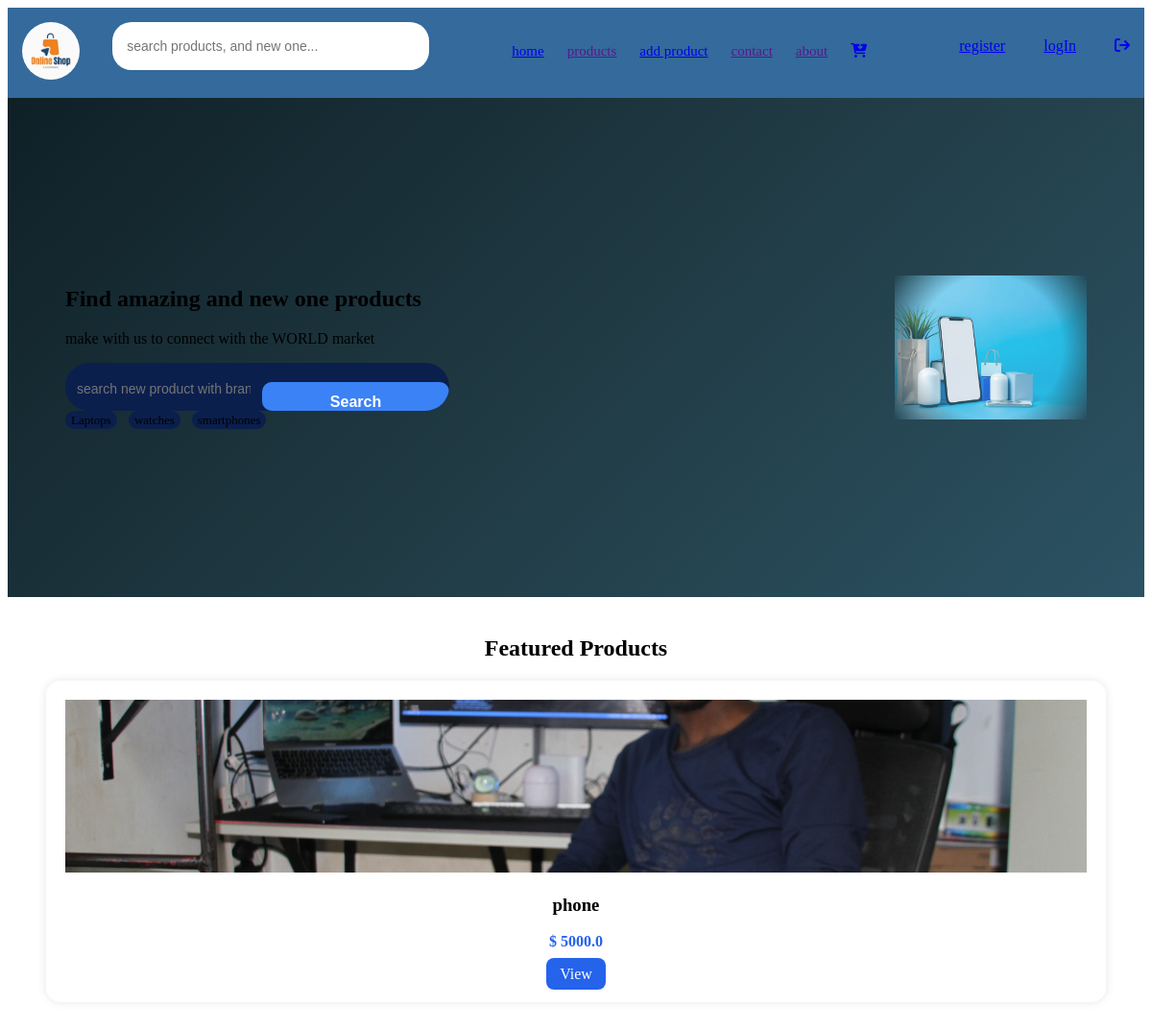
/, run on an earlier commit of the app's database.
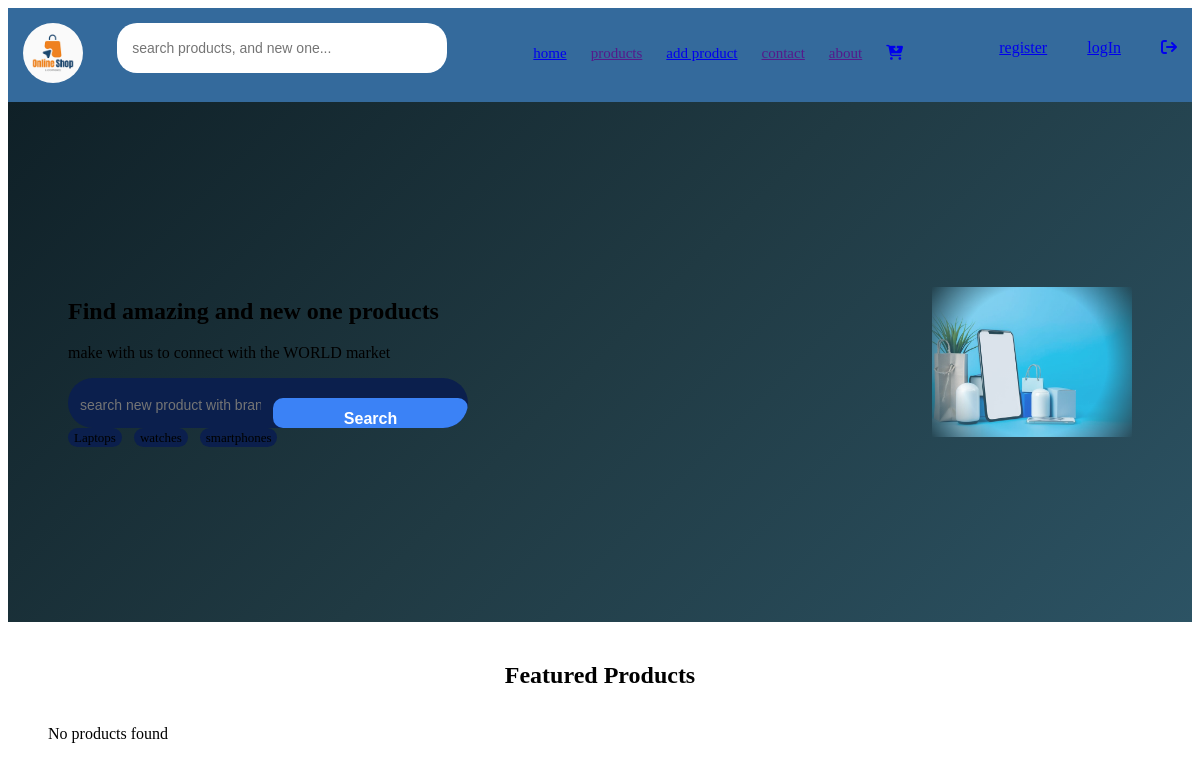
And on a later commit of the database.
### online_market/models.py (models this page shows, shortened)
class Product(models.Model):
    User = models.ForeignKey(User, on_delete=models.CASCADE)
    name = models.CharField(max_length=200)
    price = models.FloatField()
    description = models.TextField()
    image = models.ImageField(upload_to='products/')
    stock = models.IntegerField(default=0)

### online_market/views.py (the view)
# urls.py: 2. Add a URL to urlpatterns:  path('', views.home, name='home')
def home(request):
    products = Product.objects.all()
    return render(request, 'online_market/home.html', {'products': products})

### online_market/templates/online_market/home.html
{% extends "reusable/base.html"%}
{% load static %}
{% block content %}
<section class="hero">
    <div class="hello-text">
        <h1>Find amazing and new one products</h1>
        <P>make  with us to connect with the WORLD market</P>
        <div class="search-box">
            <input type="text" placeholder="search new product with brands">
            <button>Search</button>
        </div>
        <div class="tags">
            <span>Laptops</span>
            <span>watches</span>
            <span>smartphones</span>
        </div>
    </div>
    <div class="hero-img">
        <img src="{% static 'images/picture.jpg' %}" alt="picture">
    </div>
</section>
<h2 id="products" class="section-title">Featured Products</h2>
<div class="product-grid">
    {% for product in products %}
    <div class="card">
        {% if product.image %}
            <img src="{{ product.image.url }}">
        {% endif %}
        <h3>{{ product.name }}</h3>
        <p class="price">$ {{ product.price }}</p>
        <a href="{% url 'product_detail' product.id %}" class="btn">View</a>
    </div>
{% empty %}
    <p>No products found</p>
{% endfor %}
</div>
</body>
</html>
{% endblock %}

What changed in the data, as far as the page shows it:
removed Product: image (picture), name "phone", price "5000.0"
Also different on the page:
text now shown: "No products found"
